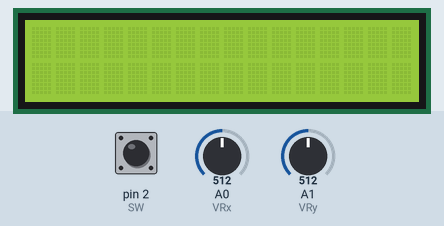
Recording of a sketch running on a simulated Arduino Uno, built with avr-gcc and run on an emulated ATmega328P. Parts: 16×2 character LCD. The inputs (shaded band) are chosen by the test bench; at power-on: A0 (VRx) = 512, A1 (VRy) = 512, pin 2 (SW) HIGH.

Above: at 1.2 s.
1.3 s: A0 (VRx) set to 13
2.8 s: A0 (VRx) set to 10
At 4.6 s:
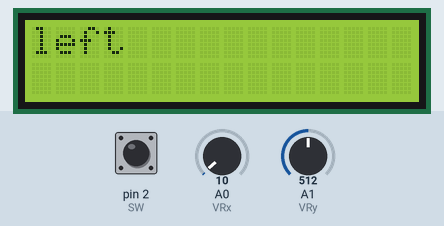
4.9 s: A1 (VRy) set to 13
6.7 s: A1 (VRy) set to 10
At 8.0 s:
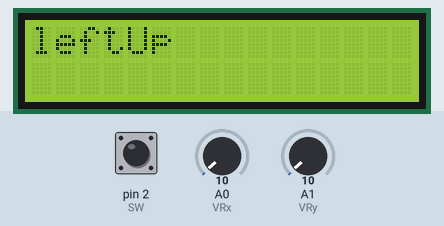
8.4 s: pin 2 (SW) pulled LOW for 0.9 s
At 9.4 s:
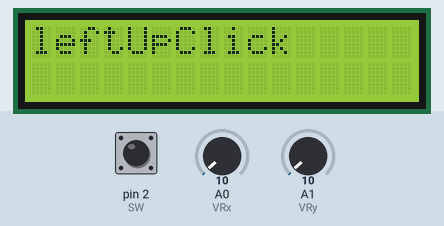
11.3 s: A0 (VRx) set to 122
At 12.7 s:
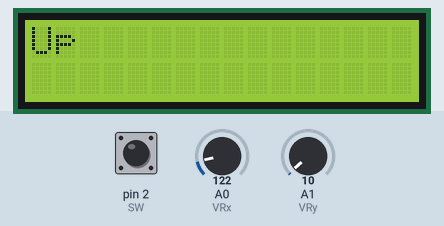
Timing chart, 0 to 14.3 s (numbered marks = the images above; inputs shaded):
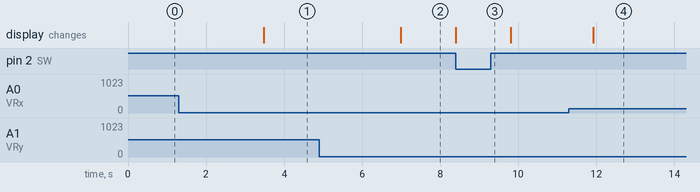

Measured:
- the behaviour switches between 12 and 11 on A0 (VRx) (found by bisection; images 0 and 1)
- the behaviour switches between 12 and 11 on A1 (VRy) (found by bisection; images 1 and 2)
- after the input at 1.3 s, every drawn part: stays the same
- after the input at 2.8 s, the display: changes after 0.68 s (image 1)
- after the input at 4.9 s, every drawn part: stays the same
- after the input at 6.7 s, the display: changes after 0.30 s (image 2)
- after the input at 8.4 s, the display: changes at once (image 3)
- after the input at 11.3 s, the display: changes after 0.62 s (image 4)

The sketch:

LCD1.ino
```cpp
// include the library code:
#include <LiquidCrystal.h>

// initialize the library with the numbers of the interface pins
LiquidCrystal lcd(7,8,9,10,11,12);

int VRx = A0;
int VRy = A1;
int SW = 2;

int xPosition = 0;
int yPosition = 0;
int SW_state = 0;
int mapX = 0;
int mapY = 0;

void setup()
{
// set up the LCD's number of columns and rows:
  lcd.begin(16, 2);
  lcd.clear();

  Serial.begin(9600);

  pinMode(VRx, INPUT);
  pinMode(VRy, INPUT);
  pinMode(SW, INPUT_PULLUP);

}

void loop(){
  delay(600);
  lcd.clear();
  lcd.setCursor(0,0);

    xPosition = analogRead(VRx);
  yPosition = analogRead(VRy);
  SW_state = digitalRead(SW);
  mapX = map(xPosition, 0, 1023, -512, 512);
  mapY = map(yPosition, 0, 1023, -512, 512);

if(mapX < -500){
  lcd.print("left");
  }
  else if(mapX > 500){
     lcd.print("right");
  }
   if(mapY < -500){
    lcd.print("Up");
  }
  else if(mapY > 500){
     lcd.print("Down");
  }
  if (SW_state == 0){
    lcd.print("Click");
  }
  delay(100);


 /*lcd.setCursor(0,0); // Sets the cursor to col 0 and row 0
 lcd.print("Hello world");
 delay(3000);
 lcd.clear();
 lcd.setCursor(0,0);
 lcd.print("This works right");
 delay(3000);
 lcd.clear();
*/

/*lcd.print("SensorVal1: "); // Prints Sensor Val: to LCD
lcd.print(analogRead(potPin1)); // Prints value on Potpin1 to LCD
lcd.setCursor(0,1); // Sets the cursor to col 1 and row 0
lcd.print("SensorVal2: "); // Prints Sensor Val: to LCD
lcd.print(analogRead(potPin2)); // Prints value on Potpin1 to LCD
*/
}
```
